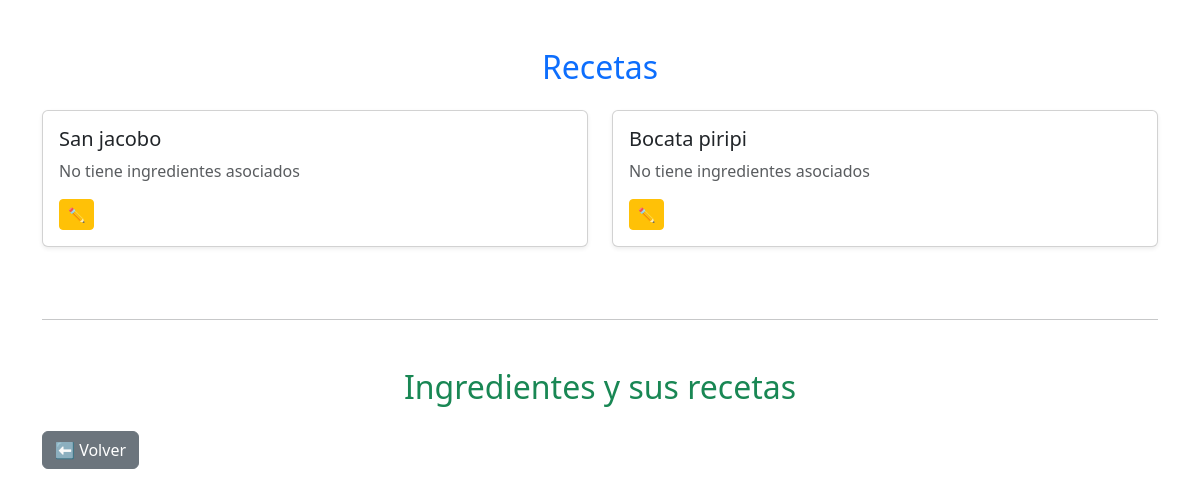
/relaciones, run on an earlier commit of the app's database.
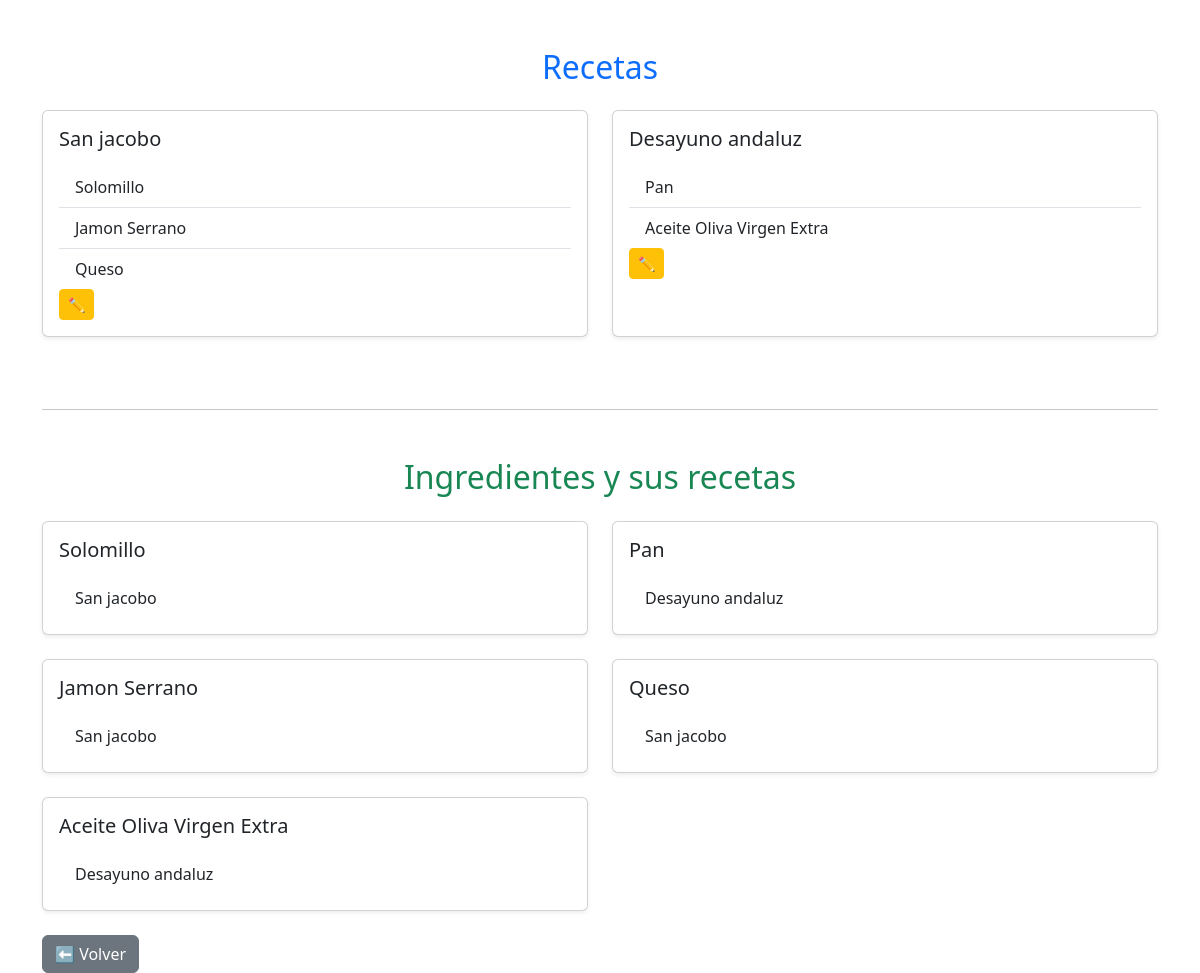
And on a later commit of the database.
### recetasapp/models.py (models this page shows, shortened)
class Receta(models.Model):
    nombre = models.CharField(max_length=100)
    descripcion = models.TextField()
    ingredientes = models.ManyToManyField(Ingredientes, related_name='recetas', through='IngredienteReceta')

class Ingredientes(models.Model):
    nombre = models.CharField(max_length=50, validators=[validate_nombre])
    categoria = models.ForeignKey('CategoriaIngrediente', on_delete=models.CASCADE)
    refrigerado = models.BooleanField(default=False)
    medida = models.CharField(
        max_length=5,
        choices=Medida.choices,
        default=Medida.GRAMOS
    )

### recetasapp/views.py (the view)
# urls.py: path('relaciones', views.relaciones, name='relaciones'),
def relaciones(request):
    recetas = Receta.objects.all()
    ingredientes = Ingredientes.objects.all()
    return render(request, 'recetasapp/relaciones.html', {'recetas':recetas, 'ingredientes':ingredientes})

### recetasapp/templates/recetasapp/relaciones.html
{% extends 'recetasapp/base.html' %}
{% block content %}
<div class="container mt-5">
    <h2 class="mb-4 text-center text-primary">Recetas</h2>
    <div class="row">
        {% for receta in recetas %}
            <div class="col-12 col-md-6 mb-4">
                <div class="card shadow-sm h-100">
                    <div class="card-body">
                        <h5 class="card-title">{{ receta.nombre }}</h5>
                        {% if receta.ingredientes.all %}
                        <ul class="list-group list-group-flush mt-3">
                            {% for ingrediente in receta.ingredientes.all %}
                                <li class="list-group-item">{{ ingrediente.nombre }}</li>
                            {% endfor %}
                        </ul>
                        {% else %}
                        <p class="text-muted mt-2">No tiene ingredientes asociados</p>
                        {% endif %}
                        <a href="{% url 'receta_detalle' receta.id %}" class="btn btn-warning btn-sm me-1">✏️</a>
                    </div>
                </div>
            </div>
        {% endfor %}
    </div>
    <hr class="my-5">
    <h2 class="mb-4 text-center text-success">Ingredientes y sus recetas</h2>
    <div class="row">
        {% for ingrediente in ingredientes %}
            {% if ingrediente.recetas.all %}
                <div class="col-12 col-md-6 mb-4">
                    <div class="card shadow-sm h-100">
                        <div class="card-body">
                            <h5 class="card-title">{{ ingrediente.nombre }}</h5>
                            <ul class="list-group list-group-flush mt-3">
                                {% for receta in ingrediente.recetas.all %}
                                    <li class="list-group-item">{{ receta.nombre }}</li>
                                {% endfor %}
                            </ul>
                        </div>
                    </div>
                </div>
            {% endif %}
        {% endfor %}
    </div>
    <div class="card-footer d-flex justify-content-between">
            <a href="{% url 'inicio' %}" class="btn btn-secondary">
                ⬅️ Volver
            </a>
    </div>
</div>
{% endblock %}

What changed in the data, as far as the page shows it:
changed Receta "San jacobo": no longer shows "No tiene ingredientes asociados"
now on this page (row edited): Ingredientes: nombre "Solomillo", Receta (nombre "San jacobo")
added Ingredientes: nombre "Jamon Serrano", Receta (nombre "San jacobo")
now on this page (row edited): Ingredientes: nombre "Queso", Receta (nombre "San jacobo")
changed Receta: nombre "Bocata piripi" → "Desayuno andaluz"; no longer shows "No tiene ingredientes asociados"
now on this page (row edited): Ingredientes: nombre "Pan", Receta (nombre "Desayuno andaluz")
now on this page (row edited): Ingredientes: nombre "Aceite Oliva Virgen Extra", Receta (nombre "Desayuno andaluz")
